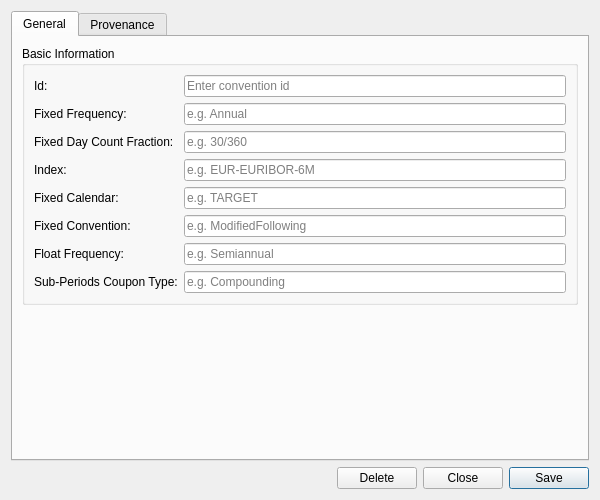
<?xml version="1.0" encoding="UTF-8"?>
<ui version="4.0">
 <class>SwapConventionDetailDialog</class>
 <widget class="QWidget" name="SwapConventionDetailDialog">
  <property name="geometry">
   <rect>
    <x>0</x>
    <y>0</y>
    <width>600</width>
    <height>500</height>
   </rect>
  </property>
  <property name="sizePolicy">
   <sizepolicy hsizetype="Preferred" vsizetype="Preferred">
    <horstretch>0</horstretch>
    <verstretch>0</verstretch>
   </sizepolicy>
  </property>
  <property name="minimumSize">
   <size>
    <width>600</width>
    <height>500</height>
   </size>
  </property>
  <property name="windowTitle">
   <string>Swap Convention Details</string>
  </property>
  <layout class="QVBoxLayout" name="verticalLayout">
   <item>
    <widget class="QTabWidget" name="tabWidget">
     <property name="currentIndex"><number>0</number></property>
     <widget class="QWidget" name="generalTab">
      <attribute name="title"><string>General</string></attribute>
      <layout class="QVBoxLayout" name="generalLayout">
       <item>
        <widget class="QGroupBox" name="basicInfoGroup">
         <property name="title">
          <string>Basic Information</string>
         </property>
         <layout class="QFormLayout" name="formLayout">
          <item row="0" column="0">
           <widget class="QLabel" name="labelId">
            <property name="text">
             <string>Id:</string>
            </property>
           </widget>
          </item>
          <item row="0" column="1">
           <widget class="QLineEdit" name="idEdit">
            <property name="placeholderText">
             <string>Enter convention id</string>
            </property>
            <property name="readOnly">
             <bool>true</bool>
            </property>
           </widget>
          </item>
          <item row="1" column="0">
           <widget class="QLabel" name="labelFixedFrequency">
            <property name="text">
             <string>Fixed Frequency:</string>
            </property>
           </widget>
          </item>
          <item row="1" column="1">
           <widget class="QLineEdit" name="fixedFrequencyEdit">
            <property name="placeholderText">
             <string>e.g. Annual</string>
            </property>
           </widget>
          </item>
          <item row="2" column="0">
           <widget class="QLabel" name="labelFixedDayCountFraction">
            <property name="text">
             <string>Fixed Day Count Fraction:</string>
            </property>
           </widget>
          </item>
          <item row="2" column="1">
           <widget class="QLineEdit" name="fixedDayCountFractionEdit">
            <property name="placeholderText">
             <string>e.g. 30/360</string>
            </property>
           </widget>
          </item>
          <item row="3" column="0">
           <widget class="QLabel" name="labelIndex">
            <property name="text">
             <string>Index:</string>
            </property>
           </widget>
          </item>
          <item row="3" column="1">
           <widget class="QLineEdit" name="indexEdit">
            <property name="placeholderText">
             <string>e.g. EUR-EURIBOR-6M</string>
            </property>
           </widget>
          </item>
          <item row="4" column="0">
           <widget class="QLabel" name="labelFixedCalendar">
            <property name="text">
             <string>Fixed Calendar:</string>
            </property>
           </widget>
          </item>
          <item row="4" column="1">
           <widget class="QLineEdit" name="fixedCalendarEdit">
            <property name="placeholderText">
             <string>e.g. TARGET</string>
            </property>
           </widget>
          </item>
          <item row="5" column="0">
           <widget class="QLabel" name="labelFixedConvention">
            <property name="text">
             <string>Fixed Convention:</string>
            </property>
           </widget>
          </item>
          <item row="5" column="1">
           <widget class="QLineEdit" name="fixedConventionEdit">
            <property name="placeholderText">
             <string>e.g. ModifiedFollowing</string>
            </property>
           </widget>
          </item>
          <item row="6" column="0">
           <widget class="QLabel" name="labelFloatFrequency">
            <property name="text">
             <string>Float Frequency:</string>
            </property>
           </widget>
          </item>
          <item row="6" column="1">
           <widget class="QLineEdit" name="floatFrequencyEdit">
            <property name="placeholderText">
             <string>e.g. Semiannual</string>
            </property>
           </widget>
          </item>
          <item row="7" column="0">
           <widget class="QLabel" name="labelSubPeriodsCouponType">
            <property name="text">
             <string>Sub-Periods Coupon Type:</string>
            </property>
           </widget>
          </item>
          <item row="7" column="1">
           <widget class="QLineEdit" name="subPeriodsCouponTypeEdit">
            <property name="placeholderText">
             <string>e.g. Compounding</string>
            </property>
           </widget>
          </item>
         </layout>
        </widget>
       </item>
       <item>
        <spacer name="verticalSpacer">
         <property name="orientation">
          <enum>Qt::Vertical</enum>
         </property>
         <property name="sizeHint" stdset="0">
          <size>
           <width>20</width>
           <height>40</height>
          </size>
         </property>
        </spacer>
       </item>
      </layout>
     </widget>
     <widget class="QWidget" name="provenanceTab">
      <attribute name="title"><string>Provenance</string></attribute>
      <layout class="QVBoxLayout" name="provenanceTabLayout">
       <item>
        <widget class="ores::qt::ProvenanceWidget" name="provenanceWidget" native="true"/>
       </item>
      </layout>
     </widget>
    </widget>
   </item>
   <item>
    <layout class="QHBoxLayout" name="buttonLayout">
     <item>
      <spacer name="horizontalSpacer">
       <property name="orientation">
        <enum>Qt::Horizontal</enum>
       </property>
       <property name="sizeHint" stdset="0">
        <size>
         <width>40</width>
         <height>20</height>
        </size>
       </property>
      </spacer>
     </item>
     <item>
      <widget class="QPushButton" name="deleteButton">
       <property name="text">
        <string>Delete</string>
       </property>
      </widget>
     </item>
     <item>
      <widget class="QPushButton" name="closeButton">
       <property name="text">
        <string>Close</string>
       </property>
      </widget>
     </item>
     <item>
      <widget class="QPushButton" name="saveButton">
       <property name="text">
        <string>Save</string>
       </property>
       <property name="default">
        <bool>true</bool>
       </property>
      </widget>
     </item>
    </layout>
   </item>
  </layout>
 </widget>
 <customwidgets>
  <customwidget>
   <class>ores::qt::ProvenanceWidget</class>
   <extends>QWidget</extends>
   <header>ores.qt/ProvenanceWidget.hpp</header>
  </customwidget>
 </customwidgets>
 <resources/>
 <connections/>
</ui>
